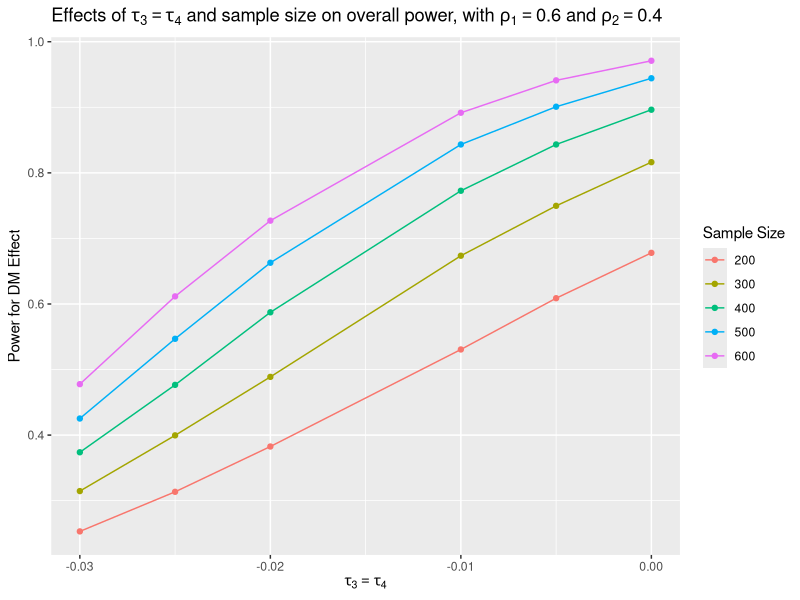

This chart was generated by the following R code:
## ---- chunk 1
setwd("/Users/catie/OneDrive/Documents/School/Master_Paper/Program/R")
library(tidyverse)
library(knitr)
library(kableExtra)

## ---- chunk 2

set.seed (41792)

#Create and populate 4x10000 matrix with normal random variables
Z = matrix( rnorm(40000,mean=0,sd=1), 4, 10000)

#Create contrast matrix
A = matrix(c(1, 3, 0, 
             0, 1, 3, 
             1, 3, 0.5, 
             1.5, 1, 3), 
          nrow=3,
          ncol=4,
          byrow=TRUE)

#Create design matrix
X = matrix(c(0,0,0,0,
             1,0,0,0,
             1,1,0,0,
             1,2,0,0,
             1,3,0,0,
             1,3,1,0,
             1,3,1,1,
             1,3,1,2,
             1,3,1,3),
           nrow=9,
           ncol=4,
           byrow=TRUE)

ID = diag(4)
V1 = c(1,1,1,1)

simn = dim(Z)[2]

#Make this dynamic
rhos = matrix(c(
                0.5,0.3,
                0.6,0.4,
                0.7,0.5
                ),
              nrow=3,
              ncol=2,
              byrow=TRUE)
tau.mat = matrix(c(0.06,  0.12,  0,      0,
                   0.06,  0.12, -0.005, -0.005,
					         0.06,  0.12, -0.005, -0.0075,
				           0.06,  0.12, -0.01,  -0.01,
					         0.06,	0.12,	-0.01,	-0.015,
				           0.06,	0.12,	-0.02,	-0.02,
					         0.06,	0.12,	-0.02,	-0.03,
					         0.06,	0.12,	-0.02,	-0.04,
					         0.06,	0.12,	-0.025,	-0.025,
					         0.06,	0.12,	-0.03,	-0.03,
					         0.06,	0.12,	-0.03,	-0.06	),
               nrow=13,
               ncol=4,
               byrow=TRUE)
samp = c(200,300,400,500,600)

#Create matrices to hold simulated data
sims = matrix(nrow=dim(rhos)[1]*dim(tau.mat)[1]*length(samp)*simn,
              ncol=15,
              dimnames = list(NULL,c("rho1","rho2","rho3","rho4","tau1","tau2","tau3","tau4","N","T1","T2","T3","A1","A2","A3")))
calc = matrix(nrow=dim(rhos)[1]*dim(tau.mat)[1]*length(samp),
              ncol=22,
              dimnames = list(NULL,c("rho1","rho2","rho3","rho4","tau1","tau2","tau3","tau4","N","T1","T2","T3","A1","A2","A3","VA1","VA2","VA3","Vtau1","Vtau2","Vtau3","Vtau4")))

for (p in 1:dim(rhos)[1]){
  
  rho1 = rhos[p,1]
  rho2 = rhos[p,2]
  rho3 = rho1
  rho4 = rho2
  
  Rtilda = ((1-rho3)*ID) + (rho3*V1 %*% t(V1))

  #Create correlation matrix
  R = rbind(cbind(1,rho1*t(V1),rho2*t(V1)),
            cbind(rho1*V1,Rtilda,rho4*V1 %*% t(V1)),
            cbind(rho2*V1,rho4*V1 %*% t(V1),Rtilda))
  
  XR = t(X) %*% solve(R) %*% X

  XR.T = solve(t(chol(XR)))
  

  for (t in 1:dim(tau.mat)[1]){
    tau = tau.mat[t,]  
    
    for (n in 1:length(samp)){
      
      #Variance
      v.a = (2/samp[n]) * A %*% t(XR.T) %*% XR.T %*% t(A)
      v.tau = (2/samp[n]) * t(XR.T) %*% XR.T 
      
      #S Matrix
      S = sqrt(2/samp[n]) * XR.T
      
      #Calculated values of estimator and test statistic (check against simulation)
      a.calc = A %*% tau
      t.calc = sqrt(t(a.calc**2) %*% solve(diag(diag(v.a))))
      calcrow = cbind(rho1,rho2,rho3,rho4,t(tau),samp[n],t.calc,t(a.calc),t(diag(v.a)),t(diag(v.tau)))
      
      #Insert calcrow into calc matrix
      calc[(p-1)*dim(tau.mat)[1]*length(samp)+(t-1)*length(samp)+(n-1)+1,]=calcrow
      
      
      
      #Time to simulate the estimator and test statistic
      for (i in 1:dim(Z)[2]){
        tau.hat = S %*% Z[,i] + tau
        a.sim = A %*% tau.hat
        t.sim = sqrt(t(a.sim**2) %*% solve(diag(diag(v.a))))
        
        simrow = cbind(rho1,rho2,rho3,rho4,t(tau),samp[n],t.sim,t(a.sim))
        
        #Insert simrow into simulation matrix
        
        sims[(p-1)*dim(tau.mat)[1]*length(samp)*dim(Z)[2]+(t-1)*length(samp)*dim(Z)[2]+(n-1)*dim(Z)[2]+i,]=simrow
        
      }
    }
  }
}

#making sure test statistic and estimator are in line
powercalc <- function(ds){
  for (i in 0:2){
    for (j in 1:dim(ds)[1]){
      if (ds[j,i+13]<0){
        ds[j,i+10]<-(ds[j,i+10])*(-1)
      }
    }
  }
  
  return(ds)
}


#Get calculated values of the test statistic using probnorm
calc.sum <- as.data.frame(powercalc(ds=calc)) %>%
  mutate (c1=pnorm(T1),c2=pnorm(T2),c3=pnorm(T3),c12=c1+c2-1,c123=1-((1-c1)+(1-c2)+(1-c3))) %>%
    select(rho1, rho2, tau3, tau4, N, c1, c2, c3, c12, c123) %>%
        arrange(desc(tau3),desc(tau4))

#Create indicator variable to check if each test statistic is above 1.96, then find mean of those indicators. 
sims.sum <- as.data.frame(powercalc(ds=sims)) %>%
  mutate (c1=ifelse(T1>=1.96,1,0),c2=ifelse(T2>=1.96,1,0),c3=ifelse(T3>=1.96,1,0),c12=c1*c2,c123=c1*c2*c3) %>%
    group_by(rho1, rho2, tau3, tau4, N) %>%
      summarise(c3.mean=mean(c3),c12.mean=mean(c12),c123.mean=mean(c123)) %>%
        arrange(rho1,desc(tau3),desc(tau4))
## ---- chunk 3
#Produce table with power results from all combinations of rho, taus, and sample size
#Haven't been able to get the greek letters to populate correctly, some issue with the spanning header? 

kable(sims.sum, col.names=c("rho1","rho2","tau3","tau4","Sample Size","C3","C12","C123"),escape=FALSE,booktabs=T,caption="Simulated Power for Detecting Disease Modification with tau1=0.06 and tau2=0.12") %>% 
    add_header_above(c(" "=5,"Power"=3),escape=FALSE) %>% 
      kable_styling(full_width=T)%>%
        collapse_rows(columns=1:4,valign="top") 
## ---- chunk 4
#Figure of effect of sample size and taus used in paper
filter(sims.sum,tau3==tau4 & rho1==0.6) %>%
  ggplot( aes(x = tau3, y = c123.mean, color = as.factor(N))) + 
    geom_point(aes(group=as.factor(N))) + geom_line(aes(group=as.factor(N))) + 
      labs(color="Sample Size",x=expression(tau[3]==tau[4]),y="Power for DM Effect") + 
        ggtitle(expression(paste("Effects of ",tau[3]==tau[4]," and sample size on overall power, with ",rho[1]==0.6," and ",rho[2]==0.4)))
